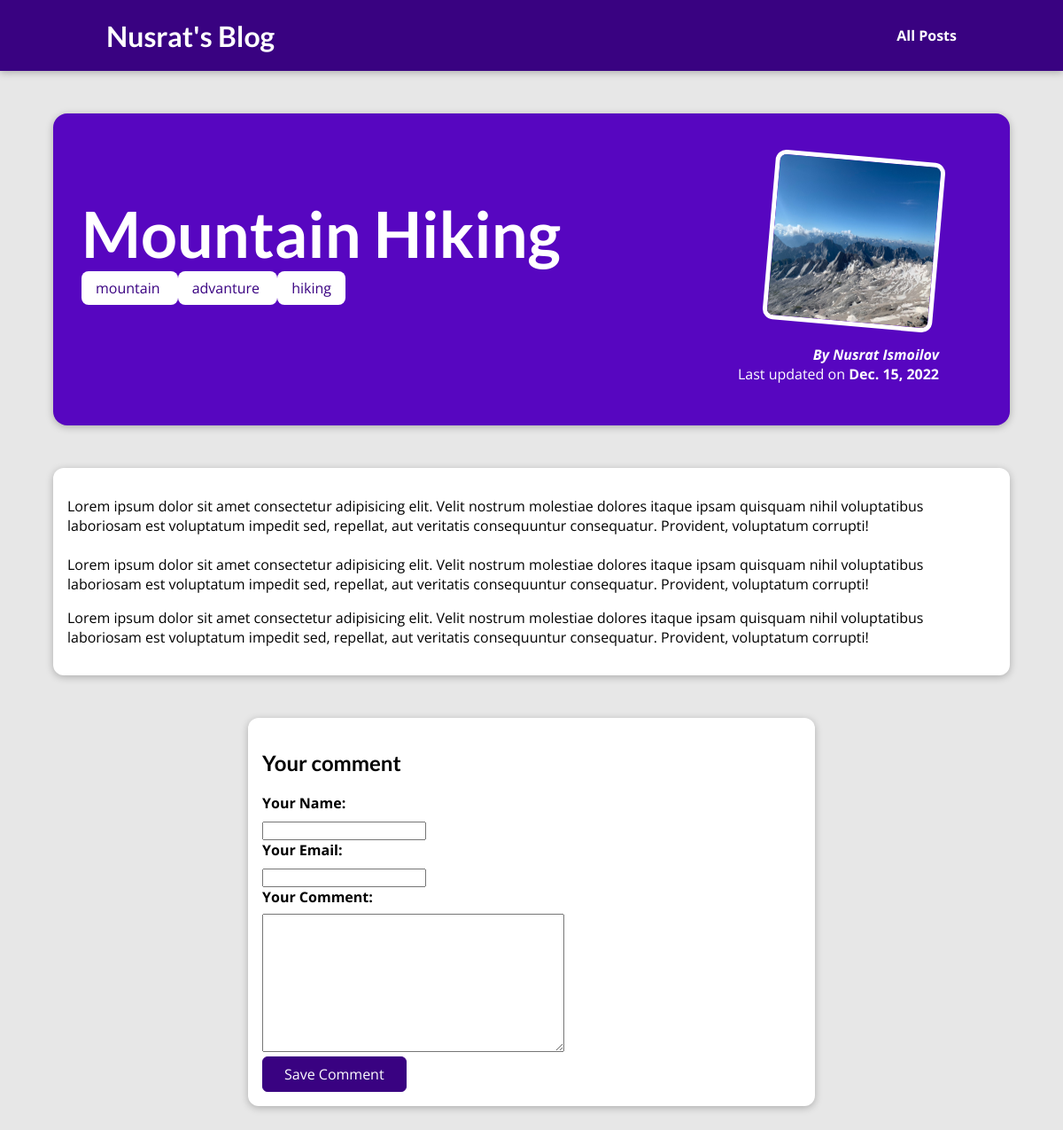
The app's page /posts/mountain-hiking with its own data.
### blog/models.py (models this page shows, shortened)
class Post(models.Model):
    title = models.CharField(max_length=100)
    excerpt = models.CharField(max_length=200)
    image = models.ImageField(upload_to="posts", null=True)
    date = models.DateField(auto_now=True)
    slug = models.SlugField(unique=True, db_index=True)
    content = models.TextField(validators=[MinLengthValidator(10)])
    author = models.ForeignKey(
        Author, on_delete=models.SET_NULL, null=True, related_name='posts')
    tag = models.ManyToManyField(Tag, null=False, related_name="posts")

class Tag(models.Model):
    caption = models.CharField(max_length=50)

class Author(models.Model):
    first_name = models.CharField(max_length=100)
    last_name = models.CharField(max_length=100)
    e_mail = models.EmailField(max_length=50)
    def full_name(self):
        return f"{self.first_name} {self.last_name}"
    def __str__(self):
        return self.full_name()

### blog/views.py (the view)
# urls.py: path("posts/<slug>", views.PostDetailView.as_view(), name="post-detail-page")
class PostDetailView(DetailView):
    template_name = "blog/post-detail.html"
    model = Post
    def get_context_data(self, **kwargs):
        context = super().get_context_data(**kwargs)
        context['post_tags'] = self.object.tag.all()
        context['comment_form'] = CommentForm()
        return context

### blog/forms.py
class CommentForm(forms.ModelForm):
    class Meta:
        model = Comment
        exclude = ["post"]
        labels = {
            "user_name": "Your Name",
            "user_email": "Your Email",
            "text": "Your Comment"
        }

### blog/templates/blog/post-detail.html (shortened to what this page needs)
{% extends 'base.html' %}
{% load static %}
{% block css_files %}
  <link rel="stylesheet" href="{% static "blog/post-detail.css" %}" />
{% endblock %}
{% block content %}
  <section id='summary'>
    <h2>{{post.title}}</h2>
    <div>
      {% for tag in post_tags %}
      <span class="tag"> {{ tag.caption }} </span>
      {%endfor%}
    </div>
    <article>
        <img src={{ post.image.url }} alt="{{post.title}}" />
        <address> By <a href="mailto:{{post.author.e_mail}}"> {{post.author}} </a> </address>
        <div>
            Last updated on <time>{{post.date}}</time>
        </div>
    </article>
  </section>
  <main>
    {{post.content|linebreaks}}
  </main>
  <section id="comment-form">
    <h2>Your comment</h2>
    <form>
      {% for form_field in comment_form %}
      <div class="form-control">
        {{ form_field.label_tag }}
        {{ form_field }}
      </div>
      {%endfor%}
      <button>Save Comment</button>
    </form>
  </section>
{% endblock %}

### templates/base.html (shortened to what this page needs)
{%load static%}
<!DOCTYPE html>
<html lang="en">
<head>
    <link rel="stylesheet" href="{% static "app.css" %}">
    {% block css_files %}{%endblock%}
</head>
<body>
  <header id="main-navigation">
    <h1><a href="{% url "starting-page" %}">Nusrat's Blog</a></h1>
    <nav>
        <a href="{% url "posts-page" %}">All Posts</a>
    </nav>
  </header>
    {% block content %}
    {% endblock %}
</body>
</html>

### static/app.css (style rules this page uses)
* { box-sizing: border-box; }
html { font-family: 'Open Sans', 'Lato', sans-serif; }
body { margin: 0; }
h1, h2, h3 { font-family: 'Lato', sans-serif; font-weight: bold; }
#main-navigation { width: 100%; height: 5rem; display: flex; justify-content: space-between; align-items: center; padding: 0 10%; position: absolute; top: 0; left: 0; }
#main-navigation a { text-decoration: none; color: white; font-weight: bold; }

### blog/static/blog/post-detail.css (style rules this page uses)
body { background-color: #e7e7e7; }
#main-navigation { background-color: #390281; box-shadow: 0 2px 8px rgba(0, 0, 0, 0.25); }
#summary { margin: 8rem auto 3rem auto; padding: 2rem; width: 90%; max-width: 90rem; border-radius: 16px; background-color: #5706c0; position: relative; box-shadow: 0 2px 8px rgba(0, 0, 0, 0.25); height: 22rem; }
#summary h2 { color: white; font-size: 4.5rem; margin-bottom: 0.5rem; }
#summary article { position: absolute; top: 2rem; right: 3rem; padding: 1rem 2rem; border-radius: 12px; text-align: right; color: white; }
#summary article img { width: 12rem; height: 12rem; border-radius: 12px; transform: rotateZ(5deg); border: 5px solid white; margin-bottom: 1rem; }
#summary address { font-weight: bold; }
#summary a { color: white; text-decoration: None }
#summary time { font-weight: bold; }
main { width: 90%; max-width: 90rem; margin: 3rem auto; background-color: white; padding: 1rem; border-radius: 12px; box-shadow: 0 2px 8px rgba(0, 0, 0, 0.25); }
.tag { background-color: white; color: #390281; padding: 0.5rem 1rem; border-radius: 8px; }
#comment-form { margin: 3rem auto; width: 90%; max-width: 40rem; border-radius: 12px; background-color: white; box-shadow: 0 2px 8px rgba(0, 0, 0, 0.25); padding: 1rem; }
#comment-form button { font: inherit; background-color: #390281; color: white; border: 1px solid #390281; padding: 0.5rem 1.5rem; border-radius: 6px; cursor: pointer; }
.form-control label { font-weight: bold; margin-bottom: 0.5rem; display: block; }

### records on screen
Post: title "Mountain Hiking", image (picture), author "Nusrat Ismoilov", date "Dec. 15, 2022", content "Lorem ipsum dolor sit amet consectetur adipisicing elit. Velit nostrum molestiae dolores itaque ipsam quisquam nihil voluptatibus laboriosam est voluptatum impedit sed, repellat, aut veritatis consequuntur consequatur. Provident, voluptatum corrupti! Lorem ipsum dolor sit amet consectetur adipisicing elit. Velit nostrum molestiae dolores itaque ipsam quisquam nihil voluptatibus laboriosam est voluptatum impedit sed, repellat, aut veritatis consequuntur consequatur. Provident, voluptatum corrupti! Lorem ipsum dolor sit amet consectetur adipisicing elit. Velit nostrum molestiae dolores itaque ipsam quisquam nihil voluptatibus laboriosam est voluptatum impedit sed, repellat, aut veritatis…"
Tag: caption "mountain"
Tag: caption "advanture"
Tag: caption "hiking"
